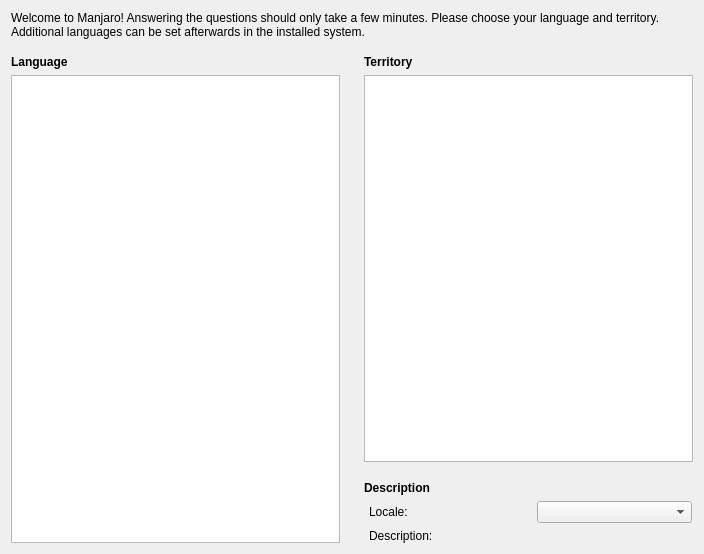
<?xml version="1.0" encoding="UTF-8"?>
<ui version="4.0">
 <class>Page_Intro</class>
 <widget class="QWidget" name="Page_Intro">
  <property name="geometry">
   <rect>
    <x>0</x>
    <y>0</y>
    <width>704</width>
    <height>554</height>
   </rect>
  </property>
  <property name="windowTitle">
   <string notr="true">Form</string>
  </property>
  <layout class="QVBoxLayout" name="verticalLayout">
   <item>
    <widget class="QLabel" name="L_Text">
     <property name="text">
      <string>Welcome to Manjaro! Answering the questions should only take a few minutes. Please choose your language and territory. Additional languages can be set afterwards in the installed system.</string>
     </property>
     <property name="scaledContents">
      <bool>true</bool>
     </property>
     <property name="wordWrap">
      <bool>true</bool>
     </property>
    </widget>
   </item>
   <item>
    <spacer name="verticalSpacer_4">
     <property name="orientation">
      <enum>Qt::Vertical</enum>
     </property>
     <property name="sizeType">
      <enum>QSizePolicy::Fixed</enum>
     </property>
     <property name="sizeHint" stdset="0">
      <size>
       <width>508</width>
       <height>10</height>
      </size>
     </property>
    </spacer>
   </item>
   <item>
    <layout class="QHBoxLayout" name="horizontalLayout">
     <item>
      <layout class="QVBoxLayout" name="VL_FrameworkLanguage">
       <item>
        <widget class="QLabel" name="label">
         <property name="font">
          <font>
           <weight>75</weight>
           <bold>true</bold>
          </font>
         </property>
         <property name="text">
          <string>Language</string>
         </property>
        </widget>
       </item>
       <item>
        <widget class="QListWidget" name="listWidgetLanguage"/>
       </item>
      </layout>
     </item>
     <item>
      <spacer name="horizontalSpacer">
       <property name="orientation">
        <enum>Qt::Horizontal</enum>
       </property>
       <property name="sizeType">
        <enum>QSizePolicy::Fixed</enum>
       </property>
       <property name="sizeHint" stdset="0">
        <size>
         <width>18</width>
         <height>20</height>
        </size>
       </property>
      </spacer>
     </item>
     <item>
      <layout class="QVBoxLayout" name="VL_SystemLanguage">
       <item>
        <widget class="QLabel" name="label_2">
         <property name="font">
          <font>
           <weight>75</weight>
           <bold>true</bold>
          </font>
         </property>
         <property name="text">
          <string>Territory</string>
         </property>
        </widget>
       </item>
       <item>
        <widget class="QListWidget" name="listWidgetTerritory"/>
       </item>
       <item>
        <spacer name="verticalSpacer">
         <property name="orientation">
          <enum>Qt::Vertical</enum>
         </property>
         <property name="sizeType">
          <enum>QSizePolicy::Fixed</enum>
         </property>
         <property name="sizeHint" stdset="0">
          <size>
           <width>20</width>
           <height>13</height>
          </size>
         </property>
        </spacer>
       </item>
       <item>
        <widget class="QLabel" name="label_4">
         <property name="font">
          <font>
           <weight>75</weight>
           <bold>true</bold>
          </font>
         </property>
         <property name="text">
          <string>Description</string>
         </property>
        </widget>
       </item>
       <item>
        <layout class="QGridLayout" name="gridLayout_2">
         <property name="leftMargin">
          <number>5</number>
         </property>
         <property name="rightMargin">
          <number>1</number>
         </property>
         <property name="horizontalSpacing">
          <number>12</number>
         </property>
         <item row="1" column="0">
          <widget class="QLabel" name="label_5">
           <property name="sizePolicy">
            <sizepolicy hsizetype="MinimumExpanding" vsizetype="Preferred">
             <horstretch>0</horstretch>
             <verstretch>0</verstretch>
            </sizepolicy>
           </property>
           <property name="text">
            <string>Description:</string>
           </property>
           <property name="scaledContents">
            <bool>false</bool>
           </property>
           <property name="wordWrap">
            <bool>false</bool>
           </property>
          </widget>
         </item>
         <item row="0" column="1">
          <widget class="QComboBox" name="comboBoxLocale"/>
         </item>
         <item row="0" column="0">
          <widget class="QLabel" name="label_3">
           <property name="sizePolicy">
            <sizepolicy hsizetype="MinimumExpanding" vsizetype="Preferred">
             <horstretch>0</horstretch>
             <verstretch>0</verstretch>
            </sizepolicy>
           </property>
           <property name="text">
            <string>Locale:</string>
           </property>
           <property name="scaledContents">
            <bool>false</bool>
           </property>
           <property name="wordWrap">
            <bool>false</bool>
           </property>
          </widget>
         </item>
         <item row="1" column="1">
          <widget class="QLabel" name="labelDescription">
           <property name="sizePolicy">
            <sizepolicy hsizetype="Expanding" vsizetype="Preferred">
             <horstretch>0</horstretch>
             <verstretch>0</verstretch>
            </sizepolicy>
           </property>
           <property name="text">
            <string/>
           </property>
          </widget>
         </item>
        </layout>
       </item>
      </layout>
     </item>
    </layout>
   </item>
  </layout>
 </widget>
 <resources/>
 <connections/>
</ui>
